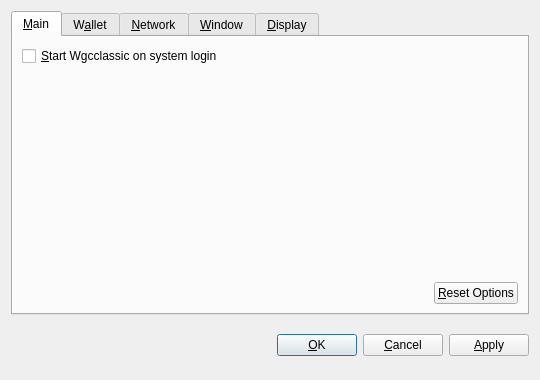
<?xml version="1.0" encoding="UTF-8"?>
<ui version="4.0">
 <class>OptionsDialog</class>
 <widget class="QDialog" name="OptionsDialog">
  <property name="geometry">
   <rect>
    <x>0</x>
    <y>0</y>
    <width>540</width>
    <height>380</height>
   </rect>
  </property>
  <property name="windowTitle">
   <string>Options</string>
  </property>
  <property name="modal">
   <bool>true</bool>
  </property>
  <layout class="QVBoxLayout" name="verticalLayout">
   <item>
    <widget class="QTabWidget" name="tabWidget">
     <property name="tabPosition">
      <enum>QTabWidget::North</enum>
     </property>
     <property name="currentIndex">
      <number>0</number>
     </property>
     <widget class="QWidget" name="tabMain">
      <attribute name="title">
       <string>&amp;Main</string>
      </attribute>
      <layout class="QVBoxLayout" name="verticalLayout_Main">
       <item>
        <widget class="QCheckBox" name="bitcoinAtStartup">
         <property name="toolTip">
          <string>Automatically start Wgcclassic after logging in to the system.</string>
         </property>
         <property name="text">
          <string>&amp;Start Wgcclassic on system login</string>
         </property>
        </widget>
       </item>
       <item>
        <spacer name="verticalSpacer_Main">
         <property name="orientation">
          <enum>Qt::Vertical</enum>
         </property>
         <property name="sizeHint" stdset="0">
          <size>
           <width>20</width>
           <height>40</height>
          </size>
         </property>
        </spacer>
       </item>
       <item>
        <layout class="QHBoxLayout" name="horizontalLayout_2_Main">
         <item>
          <spacer name="horizontalSpacer_2_Main">
           <property name="orientation">
            <enum>Qt::Horizontal</enum>
           </property>
           <property name="sizeHint" stdset="0">
            <size>
             <width>40</width>
             <height>20</height>
            </size>
           </property>
          </spacer>
         </item>
         <item>
          <widget class="QPushButton" name="resetButton">
           <property name="toolTip">
            <string>Reset all client options to default.</string>
           </property>
           <property name="text">
            <string>&amp;Reset Options</string>
           </property>
           <property name="autoDefault">
            <bool>false</bool>
           </property>
          </widget>
         </item>
        </layout>
       </item>
      </layout>
     </widget>
     <widget class="QWidget" name="tabWallet">
      <attribute name="title">
       <string>W&amp;allet</string>
      </attribute>
      <layout class="QVBoxLayout" name="verticalLayout_Network">
       <item>
        <widget class="QLabel" name="transactionFeeInfoLabel">
         <property name="text">
          <string>Optional transaction fee per kB that helps make sure your transactions are processed quickly. Most transactions are 1 kB.</string>
         </property>
         <property name="textFormat">
          <enum>Qt::PlainText</enum>
         </property>
         <property name="wordWrap">
          <bool>true</bool>
         </property>
        </widget>
       </item>
       <item>
        <layout class="QHBoxLayout" name="horizontalLayout_1_Main">
         <item>
          <widget class="QLabel" name="transactionFeeLabel">
           <property name="text">
            <string>Pay transaction &amp;fee</string>
           </property>
           <property name="textFormat">
            <enum>Qt::PlainText</enum>
           </property>
           <property name="buddy">
            <cstring>transactionFee</cstring>
           </property>
          </widget>
         </item>
         <item>
          <widget class="BitcoinAmountField" name="transactionFee"/>
         </item>
         <item>
          <spacer name="horizontalSpacer_1_Main">
           <property name="orientation">
            <enum>Qt::Horizontal</enum>
           </property>
           <property name="sizeHint" stdset="0">
            <size>
             <width>40</width>
             <height>20</height>
            </size>
           </property>
          </spacer>
         </item>
        </layout>
       </item>
       <item>
        <widget class="QLabel" name="label">
         <property name="text">
          <string>If you disable the spending of unconfirmed change, the change from a transaction cannot be used until that transaction has at least one confirmation. This also affects how your balance is computed.</string>
         </property>
         <property name="wordWrap">
          <bool>true</bool>
         </property>
        </widget>
       </item>
       <item>
        <widget class="QCheckBox" name="spendZeroConfChange">
         <property name="text">
          <string>Spend unconfirmed change  (experts only)</string>
         </property>
        </widget>
       </item>
       <item>
        <spacer name="verticalSpacer">
         <property name="orientation">
          <enum>Qt::Vertical</enum>
         </property>
         <property name="sizeHint" stdset="0">
          <size>
           <width>20</width>
           <height>40</height>
          </size>
         </property>
        </spacer>
       </item>
      </layout>
     </widget>
     <widget class="QWidget" name="tabNetwork">
      <attribute name="title">
       <string>&amp;Network</string>
      </attribute>
      <layout class="QVBoxLayout" name="verticalLayout_Network">
       <item>
        <widget class="QCheckBox" name="mapPortUpnp">
         <property name="toolTip">
          <string>Automatically open the Wgcclassic client port on the router. This only works when your router supports UPnP and it is enabled.</string>
         </property>
         <property name="text">
          <string>Map port using &amp;UPnP</string>
         </property>
        </widget>
       </item>
       <item>
        <widget class="QCheckBox" name="connectSocks">
         <property name="toolTip">
          <string>Connect to the Wgcclassic network through a SOCKS proxy (e.g. when connecting through Tor).</string>
         </property>
         <property name="text">
          <string>&amp;Connect through SOCKS proxy:</string>
         </property>
        </widget>
       </item>
       <item>
        <layout class="QHBoxLayout" name="horizontalLayout_Network">
         <item>
          <widget class="QLabel" name="proxyIpLabel">
           <property name="text">
            <string>Proxy &amp;IP:</string>
           </property>
           <property name="textFormat">
            <enum>Qt::PlainText</enum>
           </property>
           <property name="buddy">
            <cstring>proxyIp</cstring>
           </property>
          </widget>
         </item>
         <item>
          <widget class="QValidatedLineEdit" name="proxyIp">
           <property name="maximumSize">
            <size>
             <width>140</width>
             <height>16777215</height>
            </size>
           </property>
           <property name="toolTip">
            <string>IP address of the proxy (e.g. 127.0.0.1)</string>
           </property>
          </widget>
         </item>
         <item>
          <widget class="QLabel" name="proxyPortLabel">
           <property name="text">
            <string>&amp;Port:</string>
           </property>
           <property name="textFormat">
            <enum>Qt::PlainText</enum>
           </property>
           <property name="buddy">
            <cstring>proxyPort</cstring>
           </property>
          </widget>
         </item>
         <item>
          <widget class="QLineEdit" name="proxyPort">
           <property name="maximumSize">
            <size>
             <width>55</width>
             <height>16777215</height>
            </size>
           </property>
           <property name="toolTip">
            <string>Port of the proxy (e.g. 9050)</string>
           </property>
          </widget>
         </item>
         <item>
          <widget class="QLabel" name="socksVersionLabel">
           <property name="text">
            <string>SOCKS &amp;Version:</string>
           </property>
           <property name="textFormat">
            <enum>Qt::PlainText</enum>
           </property>
           <property name="buddy">
            <cstring>socksVersion</cstring>
           </property>
          </widget>
         </item>
         <item>
          <widget class="QValueComboBox" name="socksVersion">
           <property name="toolTip">
            <string>SOCKS version of the proxy (e.g. 5)</string>
           </property>
          </widget>
         </item>
         <item>
          <spacer name="horizontalSpacer_Network">
           <property name="orientation">
            <enum>Qt::Horizontal</enum>
           </property>
           <property name="sizeHint" stdset="0">
            <size>
             <width>40</width>
             <height>20</height>
            </size>
           </property>
          </spacer>
         </item>
        </layout>
       </item>
       <item>
        <spacer name="verticalSpacer_Network">
         <property name="orientation">
          <enum>Qt::Vertical</enum>
         </property>
         <property name="sizeHint" stdset="0">
          <size>
           <width>20</width>
           <height>40</height>
          </size>
         </property>
        </spacer>
       </item>
      </layout>
     </widget>
     <widget class="QWidget" name="tabWindow">
      <attribute name="title">
       <string>&amp;Window</string>
      </attribute>
      <layout class="QVBoxLayout" name="verticalLayout_Window">
       <item>
        <widget class="QCheckBox" name="minimizeToTray">
         <property name="toolTip">
          <string>Show only a tray icon after minimizing the window.</string>
         </property>
         <property name="text">
          <string>&amp;Minimize to the tray instead of the taskbar</string>
         </property>
        </widget>
       </item>
       <item>
        <widget class="QCheckBox" name="minimizeOnClose">
         <property name="toolTip">
          <string>Minimize instead of exit the application when the window is closed. When this option is enabled, the application will be closed only after selecting Quit in the menu.</string>
         </property>
         <property name="text">
          <string>M&amp;inimize on close</string>
         </property>
        </widget>
       </item>
       <item>
        <spacer name="verticalSpacer_Window">
         <property name="orientation">
          <enum>Qt::Vertical</enum>
         </property>
         <property name="sizeHint" stdset="0">
          <size>
           <width>20</width>
           <height>40</height>
          </size>
         </property>
        </spacer>
       </item>
      </layout>
     </widget>
     <widget class="QWidget" name="tabDisplay">
      <attribute name="title">
       <string>&amp;Display</string>
      </attribute>
      <layout class="QVBoxLayout" name="verticalLayout_Display">
       <item>
        <layout class="QHBoxLayout" name="horizontalLayout_1_Display">
         <item>
          <widget class="QLabel" name="langLabel">
           <property name="text">
            <string>User Interface &amp;language:</string>
           </property>
           <property name="textFormat">
            <enum>Qt::PlainText</enum>
           </property>
           <property name="buddy">
            <cstring>lang</cstring>
           </property>
          </widget>
         </item>
         <item>
          <widget class="QValueComboBox" name="lang">
           <property name="toolTip">
            <string>The user interface language can be set here. This setting will take effect after restarting Wgcclassic.</string>
           </property>
          </widget>
         </item>
        </layout>
       </item>
       <item>
        <layout class="QHBoxLayout" name="horizontalLayout_2_Display">
         <item>
          <widget class="QLabel" name="unitLabel">
           <property name="text">
            <string>&amp;Unit to show amounts in:</string>
           </property>
           <property name="textFormat">
            <enum>Qt::PlainText</enum>
           </property>
           <property name="buddy">
            <cstring>unit</cstring>
           </property>
          </widget>
         </item>
         <item>
          <widget class="QValueComboBox" name="unit">
           <property name="toolTip">
            <string>Choose the default subdivision unit to show in the interface and when sending coins.</string>
           </property>
          </widget>
         </item>
        </layout>
       </item>
       <item>
        <widget class="QCheckBox" name="displayAddresses">
         <property name="toolTip">
          <string>Whether to show Wgcclassic addresses in the transaction list or not.</string>
         </property>
         <property name="text">
          <string>&amp;Display addresses in transaction list</string>
         </property>
        </widget>
       </item>
       <item>
        <widget class="QCheckBox" name="coinControlFeatures">
         <property name="toolTip">
          <string>Whether to show coin control features or not.</string>
         </property>
         <property name="text">
          <string>Display coin &amp;control features (experts only!)</string>
         </property>
        </widget>
       </item>
       <item>
        <spacer name="verticalSpacer_Display">
         <property name="orientation">
          <enum>Qt::Vertical</enum>
         </property>
         <property name="sizeHint" stdset="0">
          <size>
           <width>20</width>
           <height>40</height>
          </size>
         </property>
        </spacer>
       </item>
      </layout>
     </widget>
    </widget>
   </item>
   <item>
    <layout class="QHBoxLayout" name="horizontalLayout_Buttons">
     <item>
      <spacer name="horizontalSpacer_1">
       <property name="orientation">
        <enum>Qt::Horizontal</enum>
       </property>
       <property name="sizeHint" stdset="0">
        <size>
         <width>40</width>
         <height>48</height>
        </size>
       </property>
      </spacer>
     </item>
     <item>
      <widget class="QLabel" name="statusLabel">
       <property name="font">
        <font>
         <weight>75</weight>
         <bold>true</bold>
        </font>
       </property>
       <property name="text">
        <string/>
       </property>
       <property name="textFormat">
        <enum>Qt::PlainText</enum>
       </property>
       <property name="wordWrap">
        <bool>true</bool>
       </property>
      </widget>
     </item>
     <item>
      <spacer name="horizontalSpacer_2">
       <property name="orientation">
        <enum>Qt::Horizontal</enum>
       </property>
       <property name="sizeHint" stdset="0">
        <size>
         <width>40</width>
         <height>48</height>
        </size>
       </property>
      </spacer>
     </item>
     <item>
      <widget class="QPushButton" name="okButton">
       <property name="text">
        <string>&amp;OK</string>
       </property>
      </widget>
     </item>
     <item>
      <widget class="QPushButton" name="cancelButton">
       <property name="text">
        <string>&amp;Cancel</string>
       </property>
       <property name="autoDefault">
        <bool>false</bool>
       </property>
      </widget>
     </item>
     <item>
      <widget class="QPushButton" name="applyButton">
       <property name="text">
        <string>&amp;Apply</string>
       </property>
       <property name="autoDefault">
        <bool>false</bool>
       </property>
      </widget>
     </item>
    </layout>
   </item>
  </layout>
 </widget>
 <customwidgets>
  <customwidget>
   <class>BitcoinAmountField</class>
   <extends>QSpinBox</extends>
   <header>bitcoinamountfield.h</header>
  </customwidget>
  <customwidget>
   <class>QValueComboBox</class>
   <extends>QComboBox</extends>
   <header>qvaluecombobox.h</header>
  </customwidget>
  <customwidget>
   <class>QValidatedLineEdit</class>
   <extends>QLineEdit</extends>
   <header>qvalidatedlineedit.h</header>
  </customwidget>
 </customwidgets>
 <resources/>
 <connections/>
</ui>
